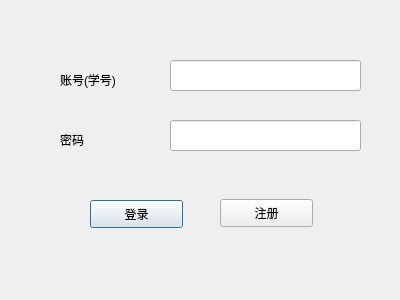
<?xml version="1.0" encoding="UTF-8"?>
<ui version="4.0">
 <class>SignIn</class>
 <widget class="QDialog" name="SignIn">
  <property name="geometry">
   <rect>
    <x>0</x>
    <y>0</y>
    <width>400</width>
    <height>300</height>
   </rect>
  </property>
  <property name="windowTitle">
   <string>Dialog</string>
  </property>
  <widget class="QPushButton" name="SIButton">
   <property name="geometry">
    <rect>
     <x>90</x>
     <y>200</y>
     <width>93</width>
     <height>28</height>
    </rect>
   </property>
   <property name="text">
    <string>登录</string>
   </property>
  </widget>
  <widget class="QLineEdit" name="accountName">
   <property name="geometry">
    <rect>
     <x>170</x>
     <y>60</y>
     <width>191</width>
     <height>31</height>
    </rect>
   </property>
  </widget>
  <widget class="QLineEdit" name="passWord">
   <property name="geometry">
    <rect>
     <x>170</x>
     <y>120</y>
     <width>191</width>
     <height>31</height>
    </rect>
   </property>
  </widget>
  <widget class="QLabel" name="label">
   <property name="geometry">
    <rect>
     <x>60</x>
     <y>70</y>
     <width>69</width>
     <height>19</height>
    </rect>
   </property>
   <property name="text">
    <string>账号(学号)</string>
   </property>
  </widget>
  <widget class="QLabel" name="label_2">
   <property name="geometry">
    <rect>
     <x>60</x>
     <y>130</y>
     <width>69</width>
     <height>19</height>
    </rect>
   </property>
   <property name="text">
    <string>密码</string>
   </property>
  </widget>
  <widget class="QPushButton" name="SUButton">
   <property name="geometry">
    <rect>
     <x>220</x>
     <y>199</y>
     <width>93</width>
     <height>28</height>
    </rect>
   </property>
   <property name="text">
    <string>注册</string>
   </property>
  </widget>
 </widget>
 <resources/>
 <connections/>
</ui>
